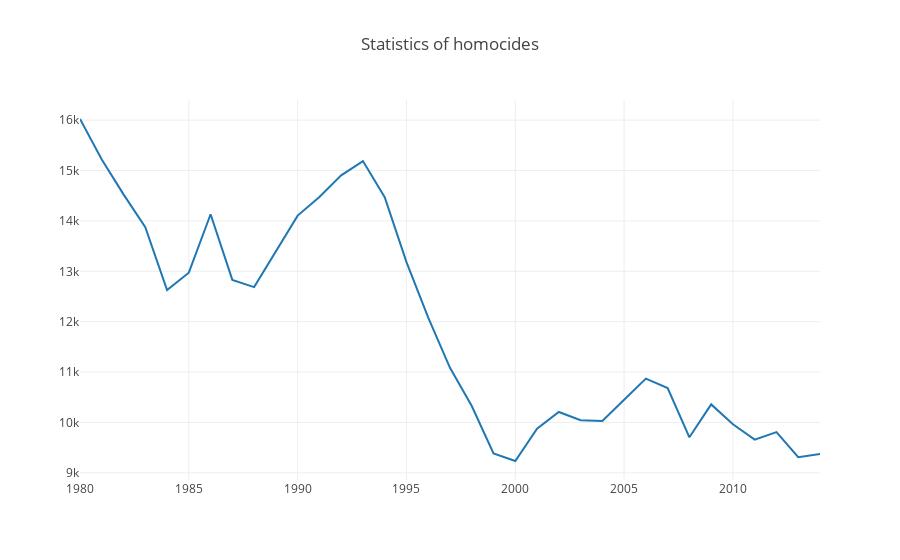

The notebook cell saved with this chart:
### Code cell
from plotly.offline import init_notebook_mode, iplot
import plotly
import plotly.graph_objs as go

init_notebook_mode(connected=True)

trace = go.Scatter(
    x=df_year_homicide_dynamic.index,
    y=df_year_homicide_dynamic.Homocides,
    name='Hoomocides'
)

data = [trace]
layout = {'title': 'Statistics of homocides'}

fig = go.Figure(data=data, layout=layout)

iplot(fig) #, show_link=False)

### Figure 1 — Plotly figure (JSON) as saved in the notebook; plotly's stock layout.template omitted (floating-point values rounded to 4 significant figures)
{"data": [{"name": "Hoomocides", "type": "scatter", "x": [1980, 1981, 1982, 1983, 1984, 1985, 1986, 1987, 1988, 1989, 1990, 1991, 1992, 1993, 1994, 1995, 1996, 1997, 1998, 1999, 2000, 2001, 2002, 2003, 2004, 2005, 2006, 2007, 2008, 2009, 2010, 2011, 2012, 2013, 2014], "y": [16022, 15220, 14527, 13874, 12626, 12973, 14132, 12829, 12687, 13410, 14105, 14475, 14905, 15187, 14471, 13183, 12081, 11085, 10326, 9385, 9236, 9877, 10209, 10044, 10030, 10452, 10870, 10684, 9706, 10359, 9964, 9661, 9809, 9313, 9373]}], "layout": {"title": "Statistics of homocides"}}
